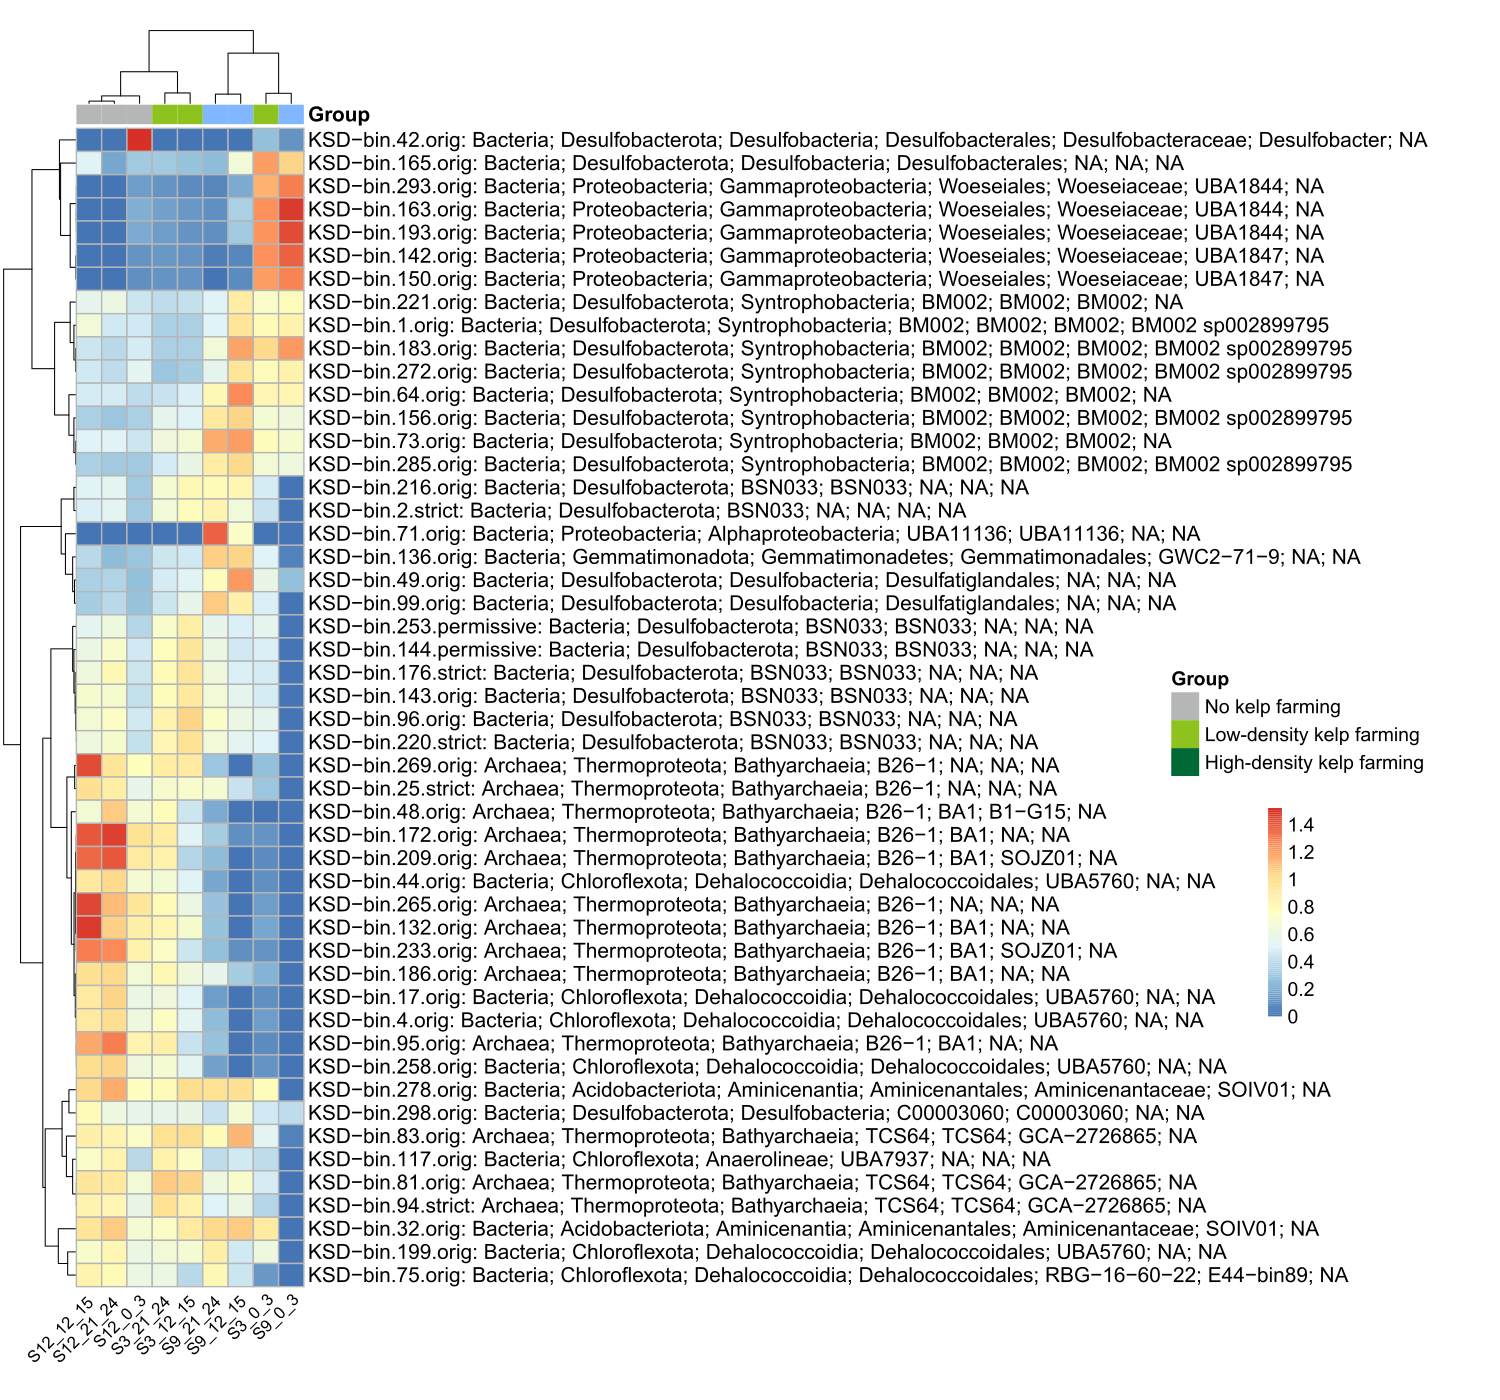

Write the R code that produced this figure.
#!/usr/bin/env Rscript



data = "/home/Cloud_Platform/Cloud_Platform/public/text_upload_file/118742f1-a928-46e9-a2f6-8e1b0d6e425e.txt"
display_numbers = "NULL"
outputprefix = "user/406_JiulongZhao/result_output/pretty_heatmap2022-12-26_22:12:01/9ef1bc39-2f78-421a-aaea-42c93a0c95fc"
outputpictype = "pdf"
renameDuplicateRowNames = TRUE
logv = "log10"
log_add = 1
scale = "none"
top_n = 1
statistical_value_type = "mad"
annotation_row = "NULL"
annotation_col = "/home/Cloud_Platform/Cloud_Platform/public/text_upload_file/7b415ea1-b784-4345-a518-c3a0aa937ff6.txt"
cluster_rows = TRUE
cluster_cols = TRUE
clustering_method = "complete"
clustering_distance_rows = "spearman"
clustering_distance_cols = "spearman"
breaks = "NA"
breaks_mid = NULL
breaks_digits = 2
correlation_plot = "None"
maximum = Inf
minimum = -Inf
xtics_angle = 45
manual_color_vector = "NULL"
fontsize = 14
manual_annotation_colors_sidebar = "NULL"
cutree_cols = NA
cutree_rows = NA
kclu = NA
ytics = TRUE
xtics = TRUE
title = ""
anno_cutree_rows = FALSE
anno_cutree_cols = FALSE 

label_row_cluster_boundary = FALSE
label_col_cluster_boundary = FALSE
label_every_n_rowitems = 1
label_every_n_colitems = 1

width = 15
height = 14
debug = FALSE
cluster_cols_variable = "NULL"
cluster_rows_variable = "NULL"
remove_cluster_cols_variable_in_annocol = FALSE
remove_cluster_rows_variable_in_annorow = FALSE
saveppt = FALSE


if (data == "") {
  script = sub(".*=", "", commandArgs()[4])
  #print(script)
  system(paste(script, "-h"))
  stop("At least -f is required!")
}


# For all users
# devtools::install_github("Tong-Chen/ImageGP")
# For chinese users
# devtools::install_git("https://gitee.com/ct5869/ImageGP.git")
library(ImageGP)
library(pheatmap)
library(RColorBrewer)
library(grid)
library(vegan)
library(dplyr)
library(stringr)


if (outputprefix == ""){
	outputprefix = data
}
filename = paste0(outputprefix,  '.pheatmap.', outputpictype)

if(breaks == 'NA'){
	breaks = NA
}else if(breaks != "quantile"){
	breaks = as.numeric(sp_string2vector(breaks))
}





manual_color_vector = sp_string2vector(manual_color_vector)
# sp_string2vector

#sink("s.log", append=TRUE, split=TRUE)

cat(sp_current_time(), "Starting...\n")

sp_pheatmap(
  data = data,
  filename = filename,
  renameDuplicateRowNames = renameDuplicateRowNames,
  logv = logv,
  top_n = top_n,
  statistical_value_type = statistical_value_type,
  log_add = log_add,
  scale = scale,
  annotation_row = annotation_row,
  annotation_col = annotation_col,
  cluster_rows = cluster_rows,
  cluster_cols = cluster_cols,
  clustering_method = clustering_method,
  clustering_distance_rows = clustering_distance_rows,
  clustering_distance_cols = clustering_distance_cols,
  breaks = breaks,
  breaks_mid = breaks_mid,
  breaks_digits = breaks_digits,
  correlation_plot = correlation_plot,
  maximum = maximum,
  minimum = minimum,
  xtics_angle = xtics_angle,
  manual_color_vector = manual_color_vector,
  fontsize = fontsize,
  manual_annotation_colors_sidebar = manual_annotation_colors_sidebar,
  cutree_cols = cutree_cols,
  cutree_rows = cutree_rows,
  anno_cutree_rows = anno_cutree_rows,
  anno_cutree_cols = anno_cutree_cols,
  label_row_cluster_boundary = label_row_cluster_boundary,
  label_col_cluster_boundary = label_col_cluster_boundary,
  label_every_n_rowitems = label_every_n_rowitems,
  label_every_n_colitems = label_every_n_colitems,
  kclu = kclu,
  ytics = ytics,
  xtics = xtics,
  width = width,
  height = height,
  title = title,
  cluster_cols_variable=cluster_cols_variable,
  cluster_rows_variable=cluster_rows_variable,
  remove_cluster_cols_variable_in_annocol=remove_cluster_cols_variable_in_annocol,
  remove_cluster_rows_variable_in_annorow=remove_cluster_rows_variable_in_annorow,
  debug = debug,
  display_numbers = display_numbers,
  saveppt = saveppt
  )
cat(sp_current_time(), "Success.\n")
#sink()
